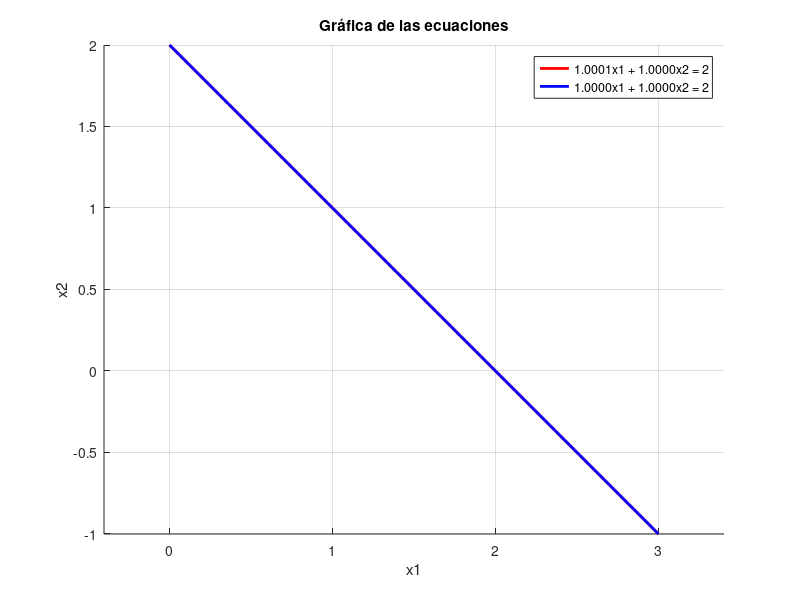

Write MATLAB code to recreate this figure.
% Definir los rangos de x1 y x2
x1 = linspace(0, 3, 100); % Rango para x1
% Ecuaciones
x2_1 = (2 - 1.0001 * x1) / 1.0000; % Para la primera ecuación
x2_2 = (2 - 1.0000 * x1) / 1.0000; % Para la segunda ecuación
% Graficar las ecuaciones
figure;
hold on; % Mantener la gráfica actual
plot(x1, x2_1, 'r', 'LineWidth', 2); % Primera ecuación en rojo
plot(x1, x2_2, 'b', 'LineWidth', 2); % Segunda ecuación en azul
% Añadir detalles a la gráfica
xlabel('x1');
ylabel('x2');
title('Gráfica de las ecuaciones');
legend('1.0001x1 + 1.0000x2 = 2', '1.0000x1 + 1.0000x2 = 2');
grid on; % Activar la cuadrícula
axis equal; % Igualar los ejes
hold off; % Liberar la gráfica actual